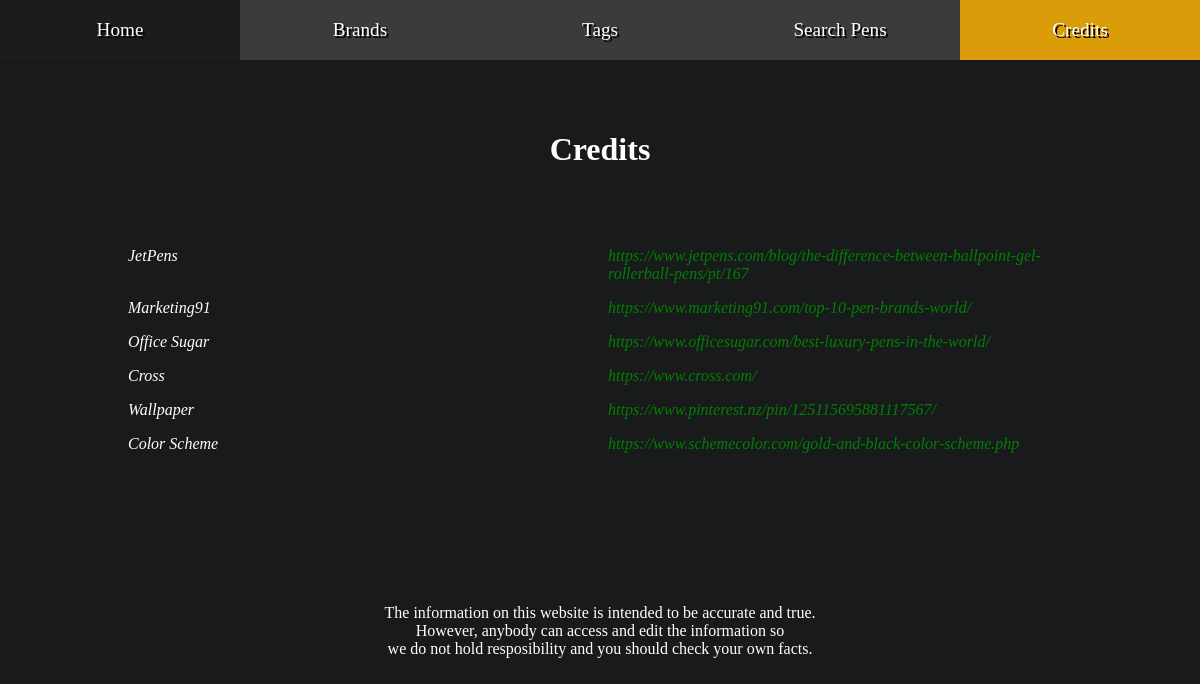
The page /credits on the database its author committed.
### models.py (models this page shows, shortened)
class Credit(db.Model):
    __tablename__ = "Credit"
    id = db.Column(db.Integer, primary_key = True)
    name = db.Column(db.String, nullable = False)
    link = db.Column(db.Text, nullable = False)

### main.py (the view)
@app.route('/credits')
def credits():
    credits = models.Credit.query.all()
    return render_template('credits.html', page_title=' CREDITS', credits = credits)

### templates/credits.html
{% extends 'layout.html' %}
{% block content %}
<div class="section">
  <h1 style="margin: auto;">Credits</h1>
  <div id="credits-container">
    <i id="credits">
      {% for credit in credits %}
      <p>{{ credit.name }}</p>
      <a href="{{ credit.link }}" style="color: green;">{{ credit.link }}</a>
      {% endfor %}
    </i>
  </div>
  <div>
    <p style="text-align: center;">The information on this website is intended to be accurate and true.<br>
      However, anybody can access and edit the information so<br>
      we do not hold resposibility and you should check your own facts.
    </p>
  </div>
</div>
{% endblock %}

### static/css/style.css (style rules this page uses)
* { padding: 0; margin: 0; box-sizing: border-box; }
html { height: 100%; }
body { background-color: #181a1b; color: white; height: 100%; overflow: hidden; font-family: cursive; --theme-color: #db9c09; --black-color: #1C1C1C; --gray-color: #3B3B3B; --navbar-items: 4; --navbar-height: 60px; }
.section { width: 100%; min-height: calc(100vh - var(--navbar-height)); display: grid; place-items: start center; scroll-snap-align: start; }
h1, h2, h3 { text-align: center; }
a { text-decoration: none; color: white; }
#credits-container { display: grid; place-items: center; max-width: 80%; }
#credits { display: grid; grid-template-columns: 1fr 1fr; }
#credits * { padding: 0.5em; }

### rows shown on the page
Credit: name "JetPens", link "https://www.jetpens.com/blog/the-difference-between-ballpoint-gel-rollerball-pens/pt/167"
Credit: name "Marketing91", link "https://www.marketing91.com/top-10-pen-brands-world/"
Credit: name "Office Sugar", link "https://www.officesugar.com/best-luxury-pens-in-the-world/"
Credit: name "Cross", link "https://www.cross.com/"
Credit: name "Wallpaper", link "https://www.pinterest.nz/pin/125115695881117567/"
Credit: name "Color Scheme", link "https://www.schemecolor.com/gold-and-black-color-scheme.php"
